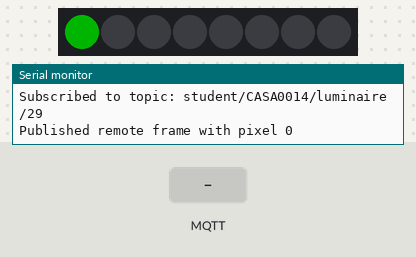
Bench run of a sketch on a simulated Arduino MKR. Shown: 8 RGB LEDs in strip order, left to right, the last lines printed to the serial monitor. The inputs (shaded band) are chosen by the test bench. Dim RGB values are drawn brighter than linear; WiFi joins after 1.5 s; servers stay silent unless stated; random numbers use the default seed unless the sketch sets one; no MQTT or app messages arrive unless stated; not simulated (calls return 0 or success): arduino_secrets.h.

Above: at 1.61 s.
At 1.97 s:
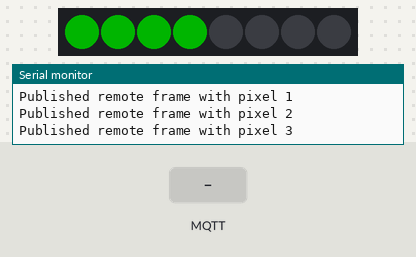
At 2.7 s:
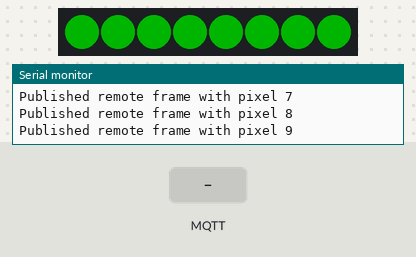
2.8 s: MQTT message "1" arrives on the first subscribed topic
11.7 s: MQTT message "off" arrives on the first subscribed topic
Timing chart, 0 to 14.7 s (numbered marks = the images above; inputs shaded):
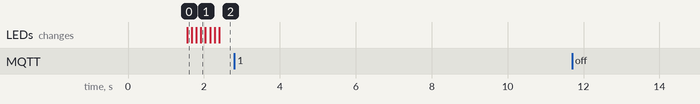

The sketch:

NeoPixels_and_Vespera.ino
```cpp
// MKR1010 - MQTT <-> Local NeoPixel sync (first 8 remote pixels -> local 8 LEDs)
// Uses values from arduino_secrets.h

#include <SPI.h>
#include <WiFiNINA.h>
#include <PubSubClient.h>
#include "arduino_secrets.h"
#include <Adafruit_NeoPixel.h>
#include <utility/wifi_drv.h>

//  CONFIG
#define NEOPIXEL_PIN 6
#define NUMPIXELS 8           // local physical LEDs

// Network / MQTT (from arduino_secrets.h)
const char* ssid          = SECRET_SSID;
const char* password      = SECRET_PASS;
const char* mqtt_username = SECRET_MQTTUSER;
const char* mqtt_password = SECRET_MQTTPASS;

// Broker info
const char* mqtt_server   = "mqtt.cetools.org";
const int   mqtt_port     = 1884;

// light ID
String lightId = "29";

// Vespera config
const int remote_num_leds = 72;
const int remote_payload_size = remote_num_leds * 3; // 72 * 3 = 216

// ------------------------------------------------

WiFiClient wifiClient;
PubSubClient mqttClient(wifiClient);

Adafruit_NeoPixel pixels = Adafruit_NeoPixel(NUMPIXELS, NEOPIXEL_PIN, NEO_GRB + NEO_KHZ800);

String mqtt_topic = "student/CASA0014/luminaire/" + lightId;
String clientId = "";

byte remotePayload[remote_payload_size]; // buffer we publish as remote frame

// ----------- helpers forward decl --------------------
void startWifi();
void reconnectMQTT();
void callback(char* topic, byte* payload, unsigned int length);
void printMacAddress(byte mac[]);

// -------------------- setup --------------------
void setup() {
  Serial.begin(115200);
  Serial.println();
  Serial.println("MQTT <-> Local NeoPixel sync starting...");

  // init local NeoPixel
  pixels.begin();
  pixels.show();
  pixels.setBrightness(80);

  // zero remotePayload initially
  for (int i = 0; i < remote_payload_size; i++) remotePayload[i] = 0;

  // WiFi
  startWifi();

  // MQTT client setup
  mqttClient.setServer(mqtt_server, mqtt_port);
  mqttClient.setCallback(callback);
  mqttClient.setBufferSize(2000);

  // print MAC
  byte mac[6];
  WiFi.macAddress(mac);
  Serial.print("MAC: ");
  printMacAddress(mac);
  Serial.print("This device lightId: ");
  Serial.println(lightId);
}

// -------------------- main loop --------------------
void loop() {
  if (WiFi.status() != WL_CONNECTED) startWifi();
  if (!mqttClient.connected()) reconnectMQTT();
  mqttClient.loop();

  // Example behaviour: publish a sweep (remote) and also update local mapping
  for (int p = 0; p < remote_num_leds; p++) {
    // make a demo color (green sweep)
    int r = 0;
    int g = 200;
    int b = 0;

    // update the remotePayload array (so we publish full frame)
    remotePayload[p * 3 + 0] = (byte)r;
    remotePayload[p * 3 + 1] = (byte)g;
    remotePayload[p * 3 + 2] = (byte)b;

    // publish the whole frame (binary)
    if (mqttClient.connected()) {
      mqttClient.publish(mqtt_topic.c_str(), remotePayload, remote_payload_size);
      Serial.print("Published remote frame with pixel ");
      Serial.println(p);
    }

    // LOCAL: only reflect remote pixels 0..7 to local 0..7
    if (p < NUMPIXELS) {
      pixels.setPixelColor(p, r, g, b); // direct 1:1 mapping for first 8 pixels
      pixels.show();
    }

    delay(120); // animation timing (tweak as needed)
  }

  // pause between passes
  delay(800);
}

// -------------------- send helper functions --------------------
// You can also call these from loop or via serial commands

void send_all_off_remote_and_local() {
  // zero remote buffer
  for (int i = 0; i < remote_payload_size; i++) remotePayload[i] = 0;
  if (mqttClient.connected()) mqttClient.publish(mqtt_topic.c_str(), remotePayload, remote_payload_size);

  // local off
  for (int i = 0; i < NUMPIXELS; i++) pixels.setPixelColor(i, 0, 0, 0);
  pixels.show();
}

void send_all_random_remote_and_local() {
  for (int p = 0; p < remote_num_leds; p++) {
    remotePayload[p * 3 + 0] = (byte)random(50, 256);
    remotePayload[p * 3 + 1] = (byte)random(50, 256);
    remotePayload[p * 3 + 2] = (byte)random(50, 256);
  }
  if (mqttClient.connected()) mqttClient.publish(mqtt_topic.c_str(), remotePayload, remote_payload_size);

  // local: random for first NUMPIXELS
  for (int i = 0; i < NUMPIXELS; i++) {
    pixels.setPixelColor(i, random(50, 256), random(50, 256), random(50, 256));
  }
  pixels.show();
}

// -------------------- MQTT callback --------------------
// If a full frame (72*3 bytes) is published to the same mqtt_topic,
// this callback will pick it up (because we subscribe) and update local first 8 pixels.
void callback(char* topic, byte* payload, unsigned int length) {
  Serial.print("MQTT message arrived: ");
  Serial.print(topic);
  Serial.print(" (");
  Serial.print(length);
  Serial.println(" bytes)");

  // If topic matches our publish topic (exact), try to use payload
  if (String(topic) == mqtt_topic) {
    // If payload length >= needed for first 8 pixels (8*3 = 24), update local
    if (length >= (NUMPIXELS * 3)) {
      // payload is binary RGB bytes; copy first 24 bytes (0..23)
      for (int i = 0; i < NUMPIXELS; i++) {
        int idx = i * 3;
        int r = payload[idx + 0];
        int g = payload[idx + 1];
        int b = payload[idx + 2];
        pixels.setPixelColor(i, r, g, b);
      }
      pixels.show();
      Serial.println("Local first 8 pixels updated from incoming remote frame.");
    } else if (length >= 3) {
      // maybe someone published a single pixel (3 bytes) or shorter - handle minimally
      // If it's exactly 3 + pixel index header (not standard), ignore for now
      Serial.println("Incoming payload too short for full mapping; ignoring.");
    } else {
      Serial.println("Incoming payload not understood.");
    }
  } else {
    Serial.println("Message on other topic; ignored.");
  }
}

// -------------------- WiFi & MQTT connect functions --------------------
void startWifi() {
  Serial.print("Connecting to WiFi: ");
  Serial.println(ssid);
  WiFi.begin(ssid, password);
  unsigned long start = millis();
  while (WiFi.status() != WL_CONNECTED) {
    delay(500);
    Serial.print(".");
    if (millis() - start > 30000) {
      Serial.println("\nWiFi timeout, retrying...");
      WiFi.begin(ssid, password);
      start = millis();
    }
  }
  Serial.print("\nWiFi connected. IP: ");
  Serial.println(WiFi.localIP());
}

void reconnectMQTT() {
  while (!mqttClient.connected()) {
    Serial.print("Connecting to MQTT ");
    Serial.print(mqtt_server);
    Serial.print(":");
    Serial.println(mqtt_port);

    // unique clientId (use MAC)
    byte mac[6];
    WiFi.macAddress(mac);
    String macStr = "";
    for (int i = 0; i < 6; i++) {
      if (mac[i] < 16) macStr += "0";
      macStr += String(mac[i], HEX);
    }
    clientId = "MKR1010-" + macStr;

    bool ok;
    if (mqtt_username != nullptr && strlen(mqtt_username) > 0) {
      ok = mqttClient.connect(clientId.c_str(), mqtt_username, mqtt_password);
    } else {
      ok = mqttClient.connect(clientId.c_str());
    }

    if (ok) {
      Serial.println("MQTT connected.");
      // Subscribe to the same topic so incoming frames (from Lumi or others) are received.
      mqttClient.subscribe(mqtt_topic.c_str());
      Serial.print("Subscribed to topic: ");
      Serial.println(mqtt_topic);
    } else {
      Serial.print("MQTT connect failed, rc=");
      Serial.print(mqttClient.state());
      Serial.println("; retrying in 5s");
      delay(5000);
    }
  }
}

// -------------------- utility --------------------
void printMacAddress(byte mac[]) {
  for (int i = 5; i >= 0; i--) {
    if (mac[i] < 16) Serial.print("0");
    Serial.print(mac[i], HEX);
    if (i > 0) Serial.print(":");
  }
  Serial.println();
}
```
